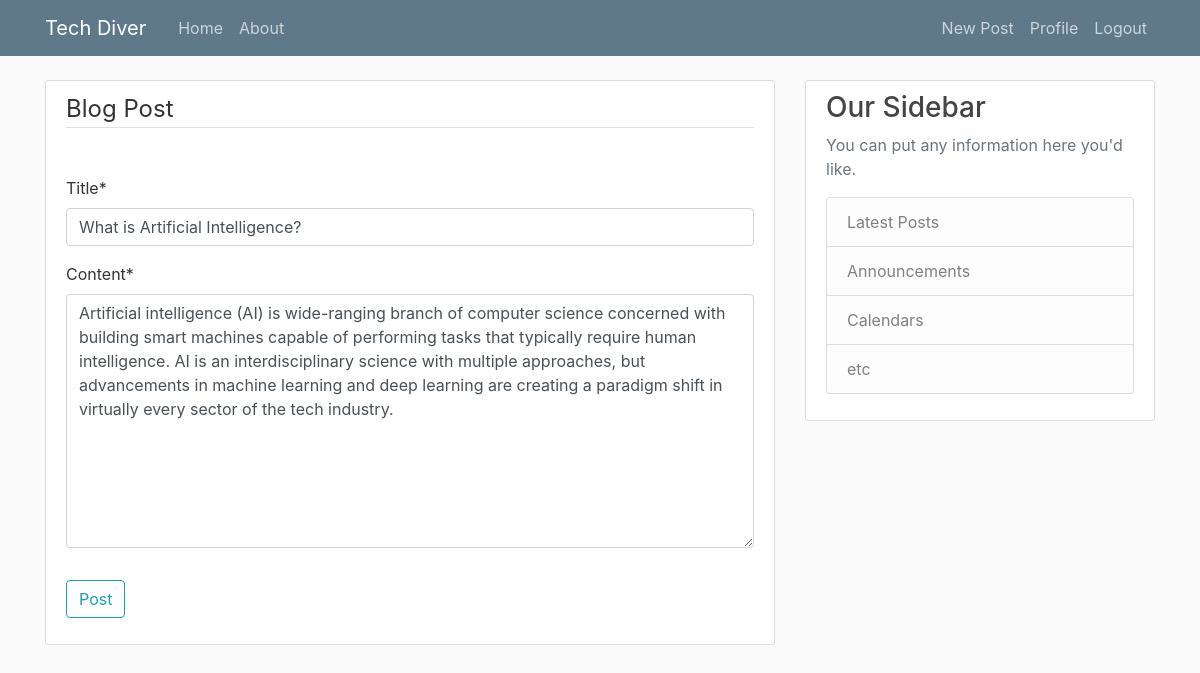
Page /post/6/update/ (signed in) on the committed database.
### blog/models.py (models this page shows, shortened)
class Post(models.Model):
    title = models.CharField(max_length=100)
    content = models.TextField()
    date_posted = models.DateTimeField(default=timezone.now())
    author = models.ForeignKey(User, on_delete=models.CASCADE)

### blog/views.py (the view, shortened to what this page needs)
# urls.py: path('post/<int:pk>/update/', PostUpdateView.as_view(), name='post-update'),
class PostUpdateView(LoginRequiredMixin, UserPassesTestMixin, UpdateView):
    model = Post
    fields = ['title', 'content']
    def test_func(self):
        post = self.get_object()
        if self.request.user == post.author:
            return True
        return False

### blog/templates/blog/post_form.html (shortened to what this page needs)
{% extends "blog/base.html" %}
{% load crispy_forms_tags %}
{% block content %}
        <div class="content-section">
        <form method="POST">
            <fieldset class="form-group">
                <legend class="border-bottom mb-5">Blog Post</legend>
                {{ form|crispy }}
            </fieldset>
            <div class="form-group">
                <button class="btn btn-outline-info" type="submit">Post</button>
            </div>
        </form>
        </div>
{% endblock content %}

### blog/static/blog/main.css (style rules this page uses)
body { background: #fafafa; color: #333333; margin-top: 5rem; }
.content-section { background: #ffffff; padding: 10px 20px; border: 1px solid #dddddd; border-radius: 3px; margin-bottom: 20px; }

### rows in the picture
Post: title "What is Artificial Intelligence?", content "Artificial intelligence (AI) is wide-ranging branch of computer science concerned with building smart machines capable of performing tasks that typically require human intelligence. AI is an interdisciplinary science with multiple approaches, but advancements in machine learning and deep learning are creating a paradigm shift in virtually every sector of the tech industry."
